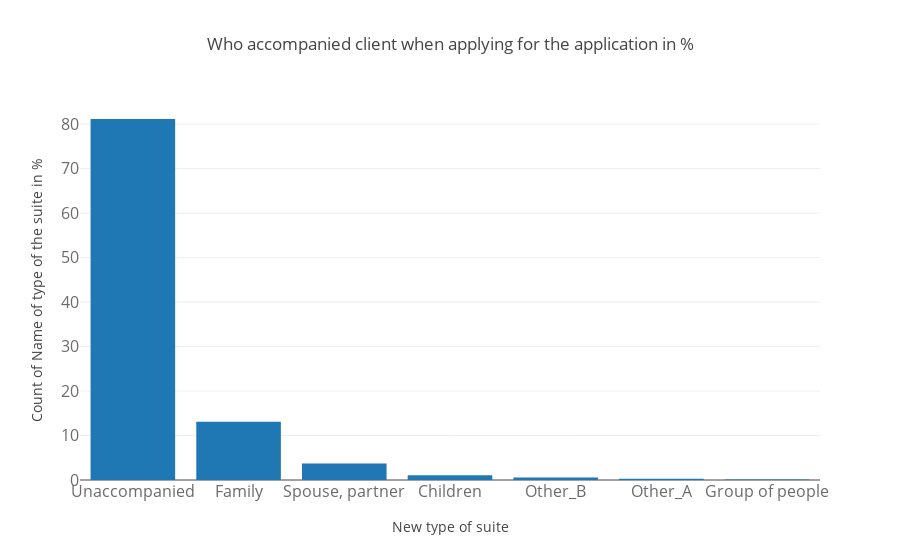

The notebook cell this image was saved under:
### Code cell
trace = go.Bar(
x = temp.index,
    y = (temp/temp.sum())*100
)
data = [trace]
layout = go.Layout(
title = "Who accompanied client when applying for the application in %", 
    xaxis=dict(
    title = "New type of suite",
        tickfont = dict(
        size = 16,
            color = 'rgb(107, 107, 107)'
        )
    ),
    yaxis=dict(
    title = "Count of Name of type of the suite in %",
        tickfont = dict(
        size = 16, 
            color = 'rgb(107, 107, 107)'
        )
    )
)

fig = go.Figure(data=data, layout=layout)
py.iplot(fig, filename = "SchoolStateName")

### Figure 1 — Plotly figure (JSON) as saved in the notebook; plotly's stock layout.template omitted (floating-point values rounded to 4 significant figures)
{"data": [{"type": "bar", "x": ["Unaccompanied", "Family", "Spouse, partner", "Children", "Other_B", "Other_A", "Group of people"], "y": [81.16, 13.11, 3.713, 1.067, 0.578, 0.2828, 0.0885]}], "layout": {"title": "Who accompanied client when applying for the application in %", "xaxis": {"tickfont": {"color": "rgb(107, 107, 107)", "size": 16}, "title": "New type of suite"}, "yaxis": {"tickfont": {"color": "rgb(107, 107, 107)", "size": 16}, "title": "Count of Name of type of the suite in %"}}}
